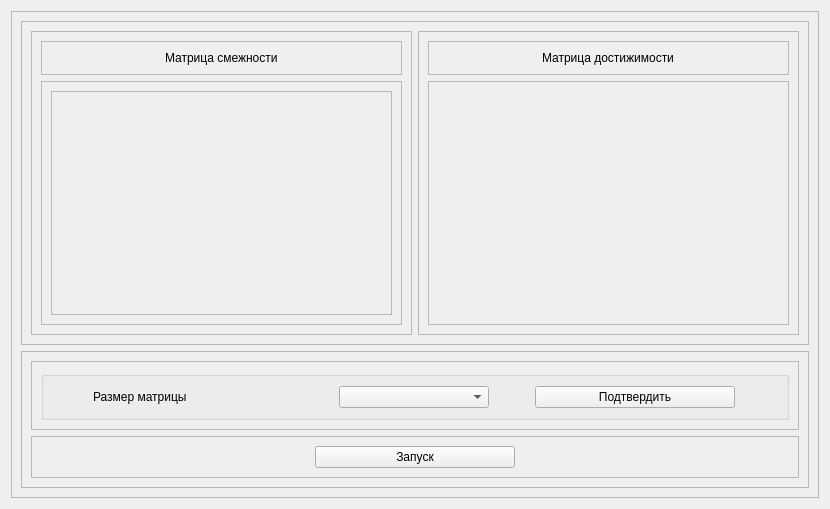
<?xml version="1.0" encoding="UTF-8"?>
<ui version="4.0">
 <class>WarshallAlgoWidget</class>
 <widget class="QWidget" name="WarshallAlgoWidget">
  <property name="geometry">
   <rect>
    <x>0</x>
    <y>0</y>
    <width>830</width>
    <height>509</height>
   </rect>
  </property>
  <property name="windowTitle">
   <string>Form</string>
  </property>
  <layout class="QVBoxLayout" name="verticalLayout">
   <item>
    <widget class="QFrame" name="frame_31">
     <property name="frameShape">
      <enum>QFrame::StyledPanel</enum>
     </property>
     <property name="frameShadow">
      <enum>QFrame::Raised</enum>
     </property>
     <layout class="QVBoxLayout" name="verticalLayout_17">
      <item>
       <widget class="QFrame" name="frame_32">
        <property name="sizePolicy">
         <sizepolicy hsizetype="Preferred" vsizetype="Expanding">
          <horstretch>0</horstretch>
          <verstretch>0</verstretch>
         </sizepolicy>
        </property>
        <property name="frameShape">
         <enum>QFrame::StyledPanel</enum>
        </property>
        <property name="frameShadow">
         <enum>QFrame::Raised</enum>
        </property>
        <layout class="QHBoxLayout" name="horizontalLayout_15">
         <item>
          <widget class="QFrame" name="frame_33">
           <property name="frameShape">
            <enum>QFrame::StyledPanel</enum>
           </property>
           <property name="frameShadow">
            <enum>QFrame::Raised</enum>
           </property>
           <layout class="QVBoxLayout" name="verticalLayout_18">
            <item alignment="Qt::AlignTop">
             <widget class="QFrame" name="frame_34">
              <property name="frameShape">
               <enum>QFrame::StyledPanel</enum>
              </property>
              <property name="frameShadow">
               <enum>QFrame::Raised</enum>
              </property>
              <layout class="QVBoxLayout" name="verticalLayout_19">
               <item alignment="Qt::AlignHCenter">
                <widget class="QLabel" name="label_1">
                 <property name="text">
                  <string>Матрица смежности</string>
                 </property>
                </widget>
               </item>
              </layout>
             </widget>
            </item>
            <item>
             <widget class="QFrame" name="frame_35">
              <property name="sizePolicy">
               <sizepolicy hsizetype="Preferred" vsizetype="Expanding">
                <horstretch>0</horstretch>
                <verstretch>0</verstretch>
               </sizepolicy>
              </property>
              <property name="frameShape">
               <enum>QFrame::StyledPanel</enum>
              </property>
              <property name="frameShadow">
               <enum>QFrame::Raised</enum>
              </property>
              <layout class="QVBoxLayout" name="verticalLayout_3">
               <item>
                <widget class="QScrollArea" name="sa_left_1">
                 <property name="widgetResizable">
                  <bool>true</bool>
                 </property>
                 <widget class="QWidget" name="scrollAreaWidgetContents_2">
                  <property name="geometry">
                   <rect>
                    <x>0</x>
                    <y>0</y>
                    <width>341</width>
                    <height>226</height>
                   </rect>
                  </property>
                  <layout class="QVBoxLayout" name="verticalLayout_22"/>
                 </widget>
                </widget>
               </item>
              </layout>
             </widget>
            </item>
           </layout>
          </widget>
         </item>
         <item>
          <widget class="QFrame" name="frame_36">
           <property name="frameShape">
            <enum>QFrame::StyledPanel</enum>
           </property>
           <property name="frameShadow">
            <enum>QFrame::Raised</enum>
           </property>
           <layout class="QVBoxLayout" name="verticalLayout_2">
            <item>
             <widget class="QFrame" name="frame_40">
              <property name="frameShape">
               <enum>QFrame::StyledPanel</enum>
              </property>
              <property name="frameShadow">
               <enum>QFrame::Raised</enum>
              </property>
              <layout class="QVBoxLayout" name="verticalLayout_21">
               <item alignment="Qt::AlignHCenter">
                <widget class="QLabel" name="label_2">
                 <property name="text">
                  <string>Матрица достижимости</string>
                 </property>
                </widget>
               </item>
              </layout>
             </widget>
            </item>
            <item>
             <widget class="QScrollArea" name="sa_right_1">
              <property name="widgetResizable">
               <bool>true</bool>
              </property>
              <widget class="QWidget" name="scrollAreaWidgetContents">
               <property name="geometry">
                <rect>
                 <x>0</x>
                 <y>0</y>
                 <width>361</width>
                 <height>246</height>
                </rect>
               </property>
               <layout class="QVBoxLayout" name="verticalLayout_6"/>
              </widget>
             </widget>
            </item>
           </layout>
          </widget>
         </item>
        </layout>
       </widget>
      </item>
      <item alignment="Qt::AlignBottom">
       <widget class="QFrame" name="frame_37">
        <property name="frameShape">
         <enum>QFrame::StyledPanel</enum>
        </property>
        <property name="frameShadow">
         <enum>QFrame::Raised</enum>
        </property>
        <layout class="QVBoxLayout" name="verticalLayout_20">
         <item>
          <widget class="QFrame" name="frame_38">
           <property name="frameShape">
            <enum>QFrame::StyledPanel</enum>
           </property>
           <property name="frameShadow">
            <enum>QFrame::Raised</enum>
           </property>
           <layout class="QHBoxLayout" name="horizontalLayout_16">
            <item>
             <widget class="QGroupBox" name="groupBox_1">
              <property name="title">
               <string/>
              </property>
              <layout class="QHBoxLayout" name="horizontalLayout_17">
               <item>
                <widget class="QLabel" name="label">
                 <property name="sizePolicy">
                  <sizepolicy hsizetype="Fixed" vsizetype="Preferred">
                   <horstretch>0</horstretch>
                   <verstretch>0</verstretch>
                  </sizepolicy>
                 </property>
                 <property name="maximumSize">
                  <size>
                   <width>200</width>
                   <height>16777215</height>
                  </size>
                 </property>
                 <property name="text">
                  <string>Размер матрицы</string>
                 </property>
                </widget>
               </item>
               <item>
                <widget class="QComboBox" name="cb_size_selection">
                 <property name="minimumSize">
                  <size>
                   <width>150</width>
                   <height>0</height>
                  </size>
                 </property>
                 <property name="maximumSize">
                  <size>
                   <width>150</width>
                   <height>16777215</height>
                  </size>
                 </property>
                </widget>
               </item>
               <item>
                <widget class="QPushButton" name="pb_apply">
                 <property name="maximumSize">
                  <size>
                   <width>200</width>
                   <height>16777215</height>
                  </size>
                 </property>
                 <property name="text">
                  <string>Подтвердить</string>
                 </property>
                </widget>
               </item>
              </layout>
             </widget>
            </item>
           </layout>
          </widget>
         </item>
         <item>
          <widget class="QFrame" name="frame_39">
           <property name="frameShape">
            <enum>QFrame::StyledPanel</enum>
           </property>
           <property name="frameShadow">
            <enum>QFrame::Raised</enum>
           </property>
           <layout class="QHBoxLayout" name="horizontalLayout_18">
            <item>
             <widget class="QPushButton" name="pb_launch">
              <property name="maximumSize">
               <size>
                <width>200</width>
                <height>16777215</height>
               </size>
              </property>
              <property name="text">
               <string>Запуск</string>
              </property>
             </widget>
            </item>
           </layout>
          </widget>
         </item>
        </layout>
       </widget>
      </item>
     </layout>
    </widget>
   </item>
  </layout>
 </widget>
 <resources/>
 <connections/>
</ui>
